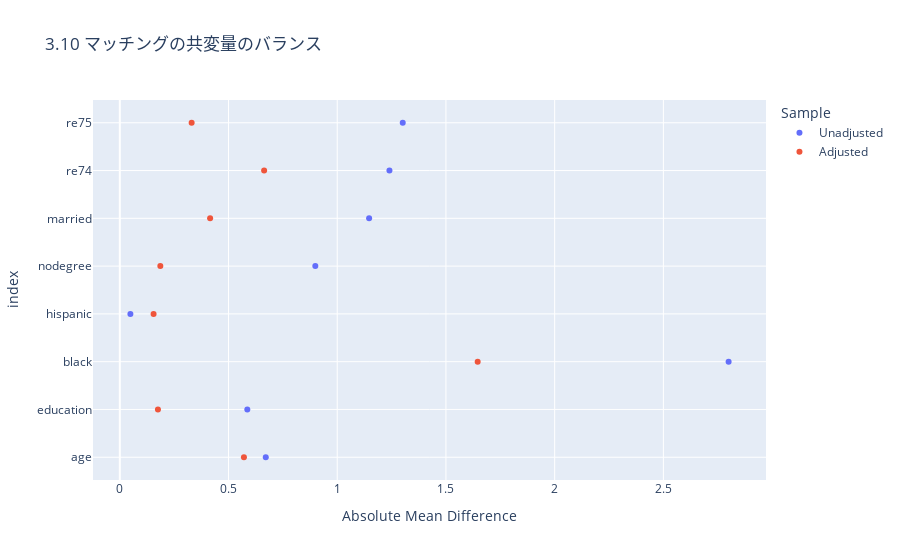

The cell this chart's notebook holds for it:
### Code cell
balance_df = pd.concat([
    pd.DataFrame({'Absolute Mean Difference': unadjusted_amd, 'Sample': 'Unadjusted'}),
    pd.DataFrame({'Absolute Mean Difference': after_weighted_amd, 'Sample': 'Adjusted'})
])
fig = px.scatter(balance_df, x='Absolute Mean Difference', y=balance_df.index, color='Sample',
                title='3.10 マッチングの共変量のバランス')
fig.show()

### Figure 1 — Plotly figure (JSON) as saved in the notebook; plotly's stock layout.template omitted (floating-point values rounded to 4 significant figures)
{"data": [{"hovertemplate": "Sample=Unadjusted<br>Absolute Mean Difference=%{x}<br>index=%{y}<extra></extra>", "legendgroup": "Unadjusted", "marker": {"color": "#636efa", "symbol": "circle"}, "mode": "markers", "name": "Unadjusted", "orientation": "h", "showlegend": true, "type": "scatter", "x": [0.6713, 0.5863, 2.8, 0.04868, 0.8991, 1.147, 1.24, 1.301], "xaxis": "x", "y": ["age", "education", "black", "hispanic", "nodegree", "married", "re74", "re75"], "yaxis": "y"}, {"hovertemplate": "Sample=Adjusted<br>Absolute Mean Difference=%{x}<br>index=%{y}<extra></extra>", "legendgroup": "Adjusted", "marker": {"color": "#EF553B", "symbol": "circle"}, "mode": "markers", "name": "Adjusted", "orientation": "h", "showlegend": true, "type": "scatter", "x": [0.5708, 0.1754, 1.646, 0.1553, 0.1863, 0.4153, 0.6638, 0.3303], "xaxis": "x", "y": ["age", "education", "black", "hispanic", "nodegree", "married", "re74", "re75"], "yaxis": "y"}], "layout": {"legend": {"title": {"text": "Sample"}, "tracegroupgap": 0}, "title": {"text": "3.10 マッチングの共変量のバランス"}, "xaxis": {"anchor": "y", "domain": [0, 1], "title": {"text": "Absolute Mean Difference"}}, "yaxis": {"anchor": "x", "domain": [0, 1], "title": {"text": "index"}}}}
